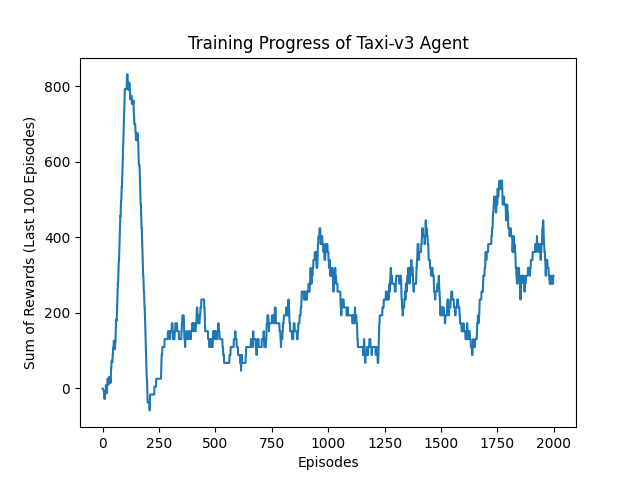

Reproduce this figure in Python.
import gymnasium as gym
import numpy as np
import matplotlib.pyplot as plt
import pickle 

def run(episodes,is_training=True, render=False):
    env = gym.make('Taxi-v3',render_mode='human' if render else None)

    if(is_training):
        q = np.zeros((env.observation_space.n,env.action_space.n)) # create a q array of 64x4 grid
    else:
        f = open('taxi-q2.pkl','rb')
        q = pickle.load(f)
        f.close()

    learning_rate_a = 0.9 #alpha or learning rate
    discount_factor_g = 0.8 # gamma or discount factor

    epsilon = 1 # 1= 100% random action 0 is 
    epsilon_decay_rate = 0.01 # epsilon decay rate. 1/0.0001 = 10,000
    rng = np.random.default_rng() # random number generator
    
    rewards_per_episode = np.zeros(episodes)

    for i in range(episodes):
        state = env.reset()[0] 
        terminated = False # Tru when fall in hole or reached goal
        truncated = False # True when actions > 200


        while (not terminated and not truncated):
            if is_training and rng.random() <epsilon:
                action = env.action_space.sample() #actions: 0-left 1-down 2-right 3-up
            else:
                action = np.argmax(q[state,:]) # Returns the position of max q value in the row

            # Executing the action decided and returns the new state and parameters like reward, terminated, truncated
            new_state,reward,terminated,truncated,_ = env.step(action) 

            q[state,action] = q[state,action] + learning_rate_a * ( 
                reward + discount_factor_g * np.max(q[new_state,:]) - q[state,action]
            )
            state = new_state


        epsilon = max(epsilon - epsilon_decay_rate, 0) # Updating epsilon and ensuring it stays positive

        if (epsilon==0):
            learning_rate_a = 0.0001

        rewards_per_episode[i] += reward

    env.close()
    if not is_training:
        print(rewards_per_episode)
    sum_rewards = np.zeros(episodes)
    for t in range(episodes):
        sum_rewards[t] = np.sum(rewards_per_episode[max(0, t-100):(t+1)])
    plt.plot(sum_rewards)
    plt.xlabel("Episodes")
    plt.ylabel("Sum of Rewards (Last 100 Episodes)")
    plt.title("Training Progress of Taxi-v3 Agent")
    plt.savefig('taxi-q2.png')

    if is_training:
        f = open("taxi-q2.pkl","wb")
        pickle.dump(q,f)
        f.close()



if __name__ == '__main__':
    run(2000)
    run(5, is_training=False, render=False)
